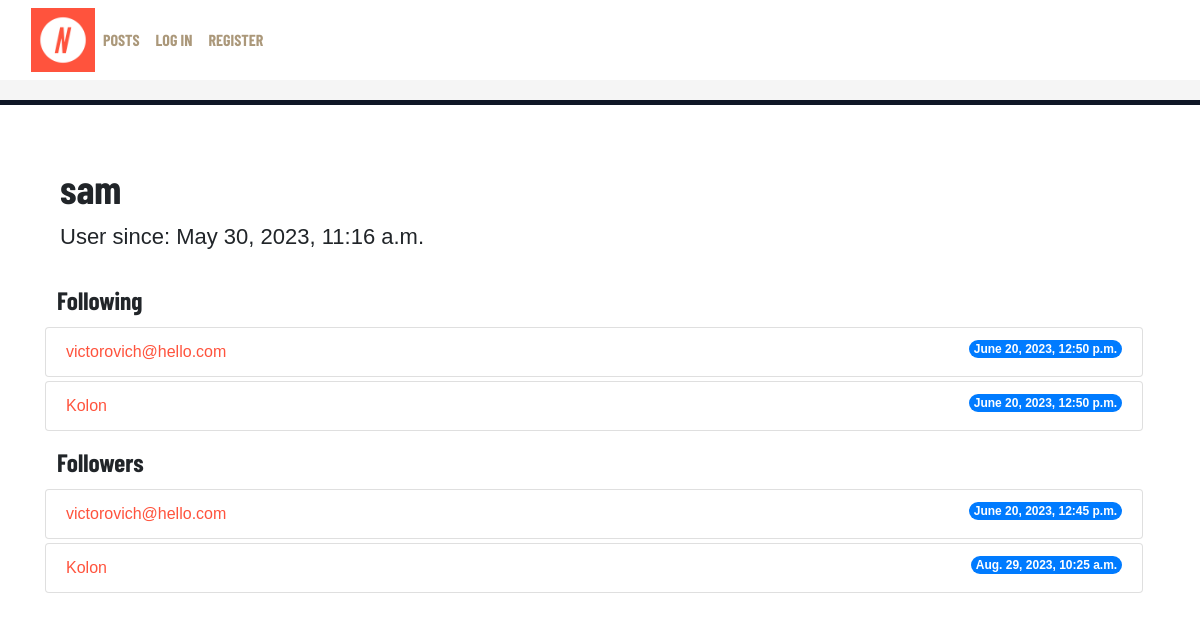
Screenshot of /stats/sam with the database file from the repository.
### network/models.py (models this page shows, shortened)
class User(AbstractUser):
    following = models.ManyToManyField('self', symmetrical=False, blank=True, related_name='followers_set')
    pass

class UserFollowing(models.Model):
    user = models.OneToOneField(User, on_delete=models.CASCADE)
    following = models.ManyToManyField(User, related_name='followers')
    followed_date = models.DateTimeField(auto_now_add=True, editable=False)

### network/views.py (the view)
# urls.py: path('stats/<str:check_user>', views.stats, name='stats'),
def stats(request, check_user):
    user = request.user
    userid = user_id(check_user)
    check_user_obj = User.objects.get(username=check_user)
    try:
        user_following = UserFollowing.objects.get(user=userid)
        followings = user_following.following.all()
        following_dates = [UserFollowing.objects.get(user=userid, following=followed_user).followed_date for followed_user in followings]
    except:
        followings = []
        following_dates = []
    try:
        user_follower = get_object_or_404(User, pk=userid)
        followers = user_follower.followers.all()
        follower_dates = [UserFollowing.objects.get(user=follower.user, following=userid).followed_date for follower in followers]
    except:
        followers = []
        follower_dates = []
    print(followings, followers)
    context = {
        'followings': zip(followings, following_dates),
        'followers': zip(followers, follower_dates),
        'check_user': check_user_obj,
        'user': user
    }
    return render(request, 'network/stats.html', context)

### network/views.py (called while the page is built)
def user_id(username):
    try:
        user_id = User.objects.get(username=username).id
    except:
        print("Username does not exists")
    return user_id

### network/templates/network/stats.html
{% extends "network/layout.html" %}
{% block body %}
<div class="container pt-5">
    <h1>{{check_user.username}}</h1>
    <p>User since: {{check_user.date_joined}}</p>
    <div class="row gy-1 pt-3">
        <h3>Following</h1>
        {% if followings %}
            {% for following, date in followings %}
                <ol class="list-group">
                    <li class="list-group-item d-flex justify-content-between align-items-start">
                        <a href="{% url 'user_page' following.username %}">{{following.username}}</a>
                        <span class="badge bg-primary rounded-pill">{{date}}</span>
                    </li>
                </ol>
            {% endfor %}
        {% else %}
            <ol class="list-group">
                <li class="list-group-item d-flex justify-content-between align-items-start">
                    None
                </li>
            </ol>
        {% endif %}
    </div>
   <div class="row gy-1 pt-3">
    <h3>Followers</h3>
    {% if followers %}
        {% for follow, date in followers %}
        <ol class="list-group">
            <li class="list-group-item d-flex justify-content-between align-items-start">
                <a href="{% url 'user_page' follow.user %}">{{follow.user}}</a>
                <span class="badge bg-primary rounded-pill">{{date}}</span>
            </li>
        </ol>
        {% endfor %}
    {% else %}
        <ol class="list-group">
            <li class="list-group-item d-flex justify-content-between align-items-start">
                None
            </li>
        </ol>
    {% endif %}
    </div>
</div>
{% endblock %}

### network/static/network/css/styles.css (style rules this page uses)
h1, h2, h3, h4, button { font-family: 'Barlow Condensed', sans-serif !important; }
a, p, body { font-family: 'Montserrat', sans-serif !important; }
html body { font-family: 'Montserrat', sans-serif !important; }
p { font-size: calc(1rem + 0.5vw); }
a { color: #ff533d }
h3 { font-size: calc(1.2rem + 0.5vw); }
a { text-decoration: none; }

### rows the page displays
User: username "sam", date_joined "May 30, 2023, 11:16 a.m."
User: username "victorovich@hello.com", followed_date "June 20, 2023, 12:50 p.m."
User: username "Kolon", followed_date "June 20, 2023, 12:50 p.m."
UserFollowing: user "victorovich@hello.com", followed_date "June 20, 2023, 12:45 p.m."
UserFollowing: user "Kolon", followed_date "Aug. 29, 2023, 10:25 a.m."
